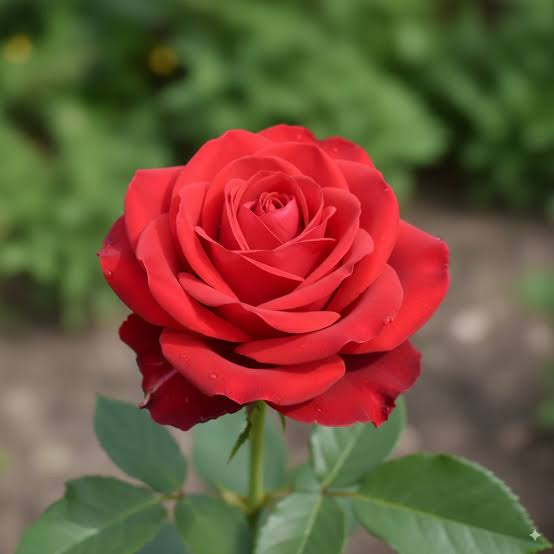
#> input picture input/images.jpg, 554 x 554 px
$ python canny_khao_sat_tham_so.py
#> lines starting #> are read from the running program, lines starting #| are printed output that depends on the picture; after the words box and inside, x2 and y2 are one past the last pixel; in counts of white or black regions, pixels touching at a corner belong together
### lab_xuly_anh/common.py
"""
common.py - Ham dung chung cho cac bai lab (giong phong cach cac file cu:
hop thoai chon anh bang tkinter, doc/ghi duong dan tieng Viet bang imdecode/imencode).

Neu may khong co tkinter hoac khong co man hinh (server), chuong trinh se:
  - doc duong dan tu dong lenh (sys.argv), hoac
  - dung anh mau tu sinh ra,
  - luu anh ra thu muc results thay vi hien thi cua so.
"""
import os
import sys
import numpy as np
import cv2

RESULTS_DIR = "results"
IMG_TYPES = [("Anh", "*.jpg *.jpeg *.png *.bmp *.webp *.tif *.tiff"), ("Tat ca", "*.*")]
VIDEO_TYPES = [("Video", "*.mp4 *.avi *.mov *.mkv *.wmv"), ("Tat ca", "*.*")]
IMG_EXT = (".jpg", ".jpeg", ".png", ".bmp", ".webp", ".tif", ".tiff")


def _tk_root():
    import tkinter as tk
    root = tk.Tk()
    root.withdraw()
    root.attributes("-topmost", True)
    return root


def chon_anh(title="Chon anh", argv_index=1):
    """Hop thoai chon 1 anh. Uu tien tham so dong lenh. Tra ve '' neu huy / khong co tkinter."""
#> called with title = 'Chon anh de khao sat tham so Canny', argv_index = 1
    if len(sys.argv) > argv_index and os.path.isfile(sys.argv[argv_index]):
        return sys.argv[argv_index]
    try:
        from tkinter import filedialog
        root = _tk_root()
        path = filedialog.askopenfilename(title=title, filetypes=IMG_TYPES)
#> the answer given: ../input/images.jpg
        root.destroy()
        return path
    except Exception:
        return ""


# [49 lines left out: functions chon_nhieu_anh, chon_thu_muc, chon_video, not called in this run]


def doc_anh(path, flags=cv2.IMREAD_COLOR):
    """Doc anh ho tro duong dan co dau tieng Viet."""
#> called with path = '../input/images.jpg', flags = 1
    data = np.fromfile(path, dtype=np.uint8)
    return cv2.imdecode(data, flags)
#> returned value is the input picture: shape (554, 554, 3); mean B, G, R 59.3, 83.7, 114.5


# [10 lines left out: function luu_anh, not called in this run]


def ket_qua(name):
    """Duong dan file trong thu muc results (tu tao thu muc)."""
    os.makedirs(RESULTS_DIR, exist_ok=True)
    return os.path.join(RESULTS_DIR, name)


# [14 lines left out: function anh_mau, not called in this run]


def lay_anh(title="Chon anh", resize_max=None):
    """Chon anh bang hop thoai; neu khong chon duoc thi dung anh mau.
    Tra ve (img_bgr, ten_hien_thi)."""
    path = chon_anh(title)
    if path:
        img = doc_anh(path)
        if img is None:
            sys.exit(f"Khong doc duoc anh: {path}")
        name = os.path.splitext(os.path.basename(path))[0]
    else:
        print("Khong chon anh -> dung anh mau.")
        img = anh_mau()
        name = "anh_mau"
    if resize_max:
        h, w = img.shape[:2]
#> h = 554; w = 554
        s = min(1.0, resize_max / max(h, w))
#> s = 1
        if s < 1:
            img = cv2.resize(img, (int(w * s), int(h * s)), interpolation=cv2.INTER_AREA)
    return img, name


def hien_thi_matplotlib(fig, save_name=None, show=True):
    """Luu figure matplotlib vao results va hien thi (neu co man hinh)."""
    import matplotlib.pyplot as plt
    if save_name:
        fig.savefig(ket_qua(save_name), dpi=130, bbox_inches="tight")
        print("Da luu:", ket_qua(save_name))
    if show and os.environ.get("LAB_NO_SHOW") != "1":
        plt.show()
    plt.close(fig)


# [40 lines left out: functions hien_thi_cv, gan_nhan, luoi_anh, not called in this run]

### lab_xuly_anh/canny_khao_sat_tham_so.py
"""
CHUONG 2 - Bai 2: Thay doi tham so Canny va quan sat ket qua.
  - sigma cua bo loc Gaussian
  - nguong thap / nguong cao
  - So sanh voi gia tri mac dinh (sigma=1.0, 100/200 cho OpenCV)

Chay:  python canny_khao_sat_tham_so.py
"""
import cv2
import numpy as np
import matplotlib.pyplot as plt
from skimage import feature

from common import lay_anh, hien_thi_matplotlib

img, name = lay_anh("Chon anh de khao sat tham so Canny", resize_max=700)
#> name = 'images'
gray = cv2.cvtColor(img, cv2.COLOR_BGR2GRAY)
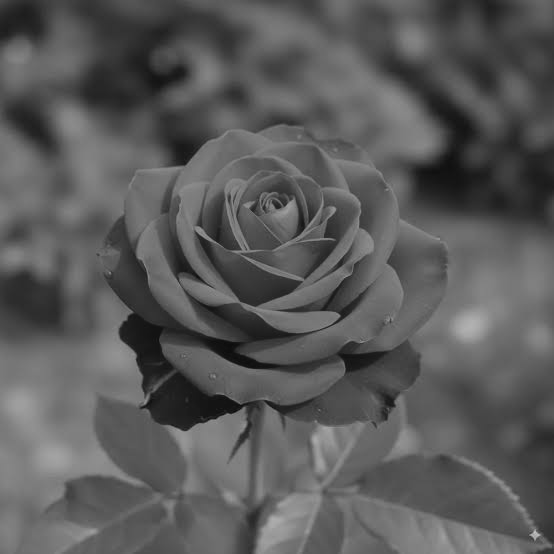
#> gray: shape (554, 554); min 9, max 197, mean 90.1


def canny(gray, sigma, low, high):
    """Canny voi sigma dieu chinh duoc (OpenCV khong co tham so sigma nen lam mo truoc)."""
    k = int(6 * sigma + 1) | 1          # kich thuoc kernel le, ~ 6*sigma
    blur = cv2.GaussianBlur(gray, (k, k), sigma) if sigma > 0 else gray
    return cv2.Canny(blur, low, high)


def dem(e):
    return 100.0 * np.count_nonzero(e) / e.size


# ----- A. Anh huong cua sigma (co dinh 50/150) -----
sigmas = [0.5, 1.0, 2.0, 3.0, 5.0]
fig1, ax = plt.subplots(1, len(sigmas) + 1, figsize=(4 * (len(sigmas) + 1), 4.4))
ax[0].imshow(gray, cmap="gray"); ax[0].set_title("Anh xam"); ax[0].axis("off")
print("A. Anh huong cua sigma (nguong 50/150)")
for a, s in zip(ax[1:], sigmas):
    e = canny(gray, s, 50, 150)
    a.imshow(e, cmap="gray"); a.axis("off")
    a.set_title(f"sigma={s}\n{dem(e):.1f}% pixel canh")
    print(f"   sigma={s:<4} -> {dem(e):5.2f}% pixel la canh")
#> this loop made 5 passes
#|    sigma=0.5  ->  2.41% pixel la canh
#|    sigma=1.0  ->  1.75% pixel la canh
#|    sigma=2.0  ->  0.67% pixel la canh
#|    sigma=3.0  ->  0.00% pixel la canh
#|    sigma=5.0  ->  0.00% pixel la canh
#> pass 1, `e = canny(gray, s, 50, 150)`:
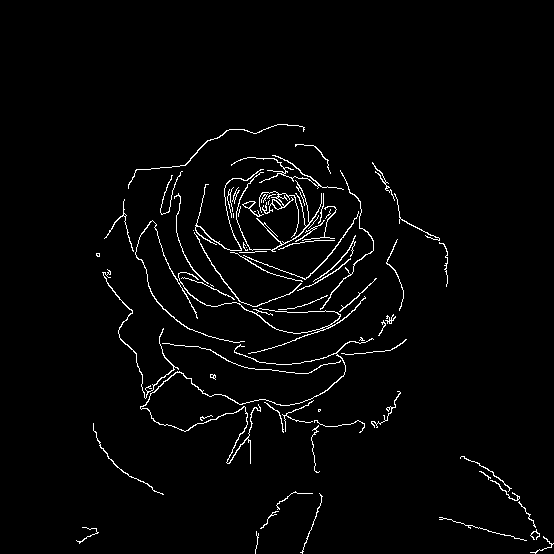
#> e: shape (554, 554); 2.4% white in thin lines or dots, all inside (x1, y1, x2, y2) = (76, 124, 554, 554)
#> after the loop: e: shape (554, 554); every value is 0
plt.tight_layout()
hien_thi_matplotlib(fig1, f"c2b2_{name}_sigma.png")
#> in hien_thi_matplotlib, `fig.savefig(ket_qua(save_name), dpi=130, bbox_inches="tight")`:
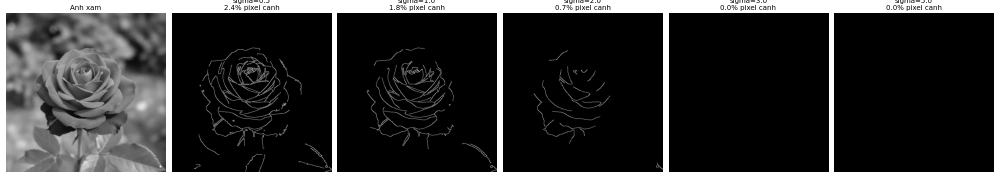
#> figure drawn by matplotlib, 6 panels

# ----- B. Anh huong cua nguong thap / cao (sigma co dinh 1.4) -----
cap = [(10, 30), (30, 90), (50, 150), (100, 200), (150, 250), (30, 250)]
fig2, ax = plt.subplots(2, 3, figsize=(14, 9))
print("B. Anh huong cua nguong thap/cao (sigma=1.4)")
for a, (lo, hi) in zip(ax.ravel(), cap):
    e = canny(gray, 1.4, lo, hi)
    a.imshow(e, cmap="gray"); a.axis("off")
    a.set_title(f"low={lo}, high={hi}\n{dem(e):.1f}% pixel canh")
    print(f"   low={lo:<4} high={hi:<4} -> {dem(e):5.2f}%")
#> this loop made 6 passes
#|    low=10   high=30   ->  5.14%
#|    low=30   high=90   ->  2.41%
#|    low=50   high=150  ->  1.28%
#|    low=100  high=200  ->  0.48%
#|    low=150  high=250  ->  0.10%
#|    low=30   high=250  ->  0.32%
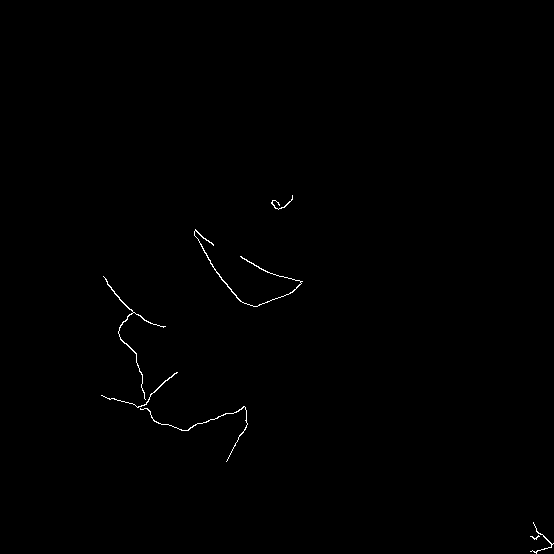
#> e: shape (554, 554); 0.32% white in thin lines or dots, all inside (x1, y1, x2, y2) = (101, 195, 554, 554)
plt.tight_layout()
hien_thi_matplotlib(fig2, f"c2b2_{name}_nguong.png")
#> call 2 of hien_thi_matplotlib, with save_name = 'c2b2_images_nguong.png', show = True
#> in hien_thi_matplotlib (call 2), `fig.savefig(ket_qua(save_name), dpi=130, bbox_inches="tight")`:
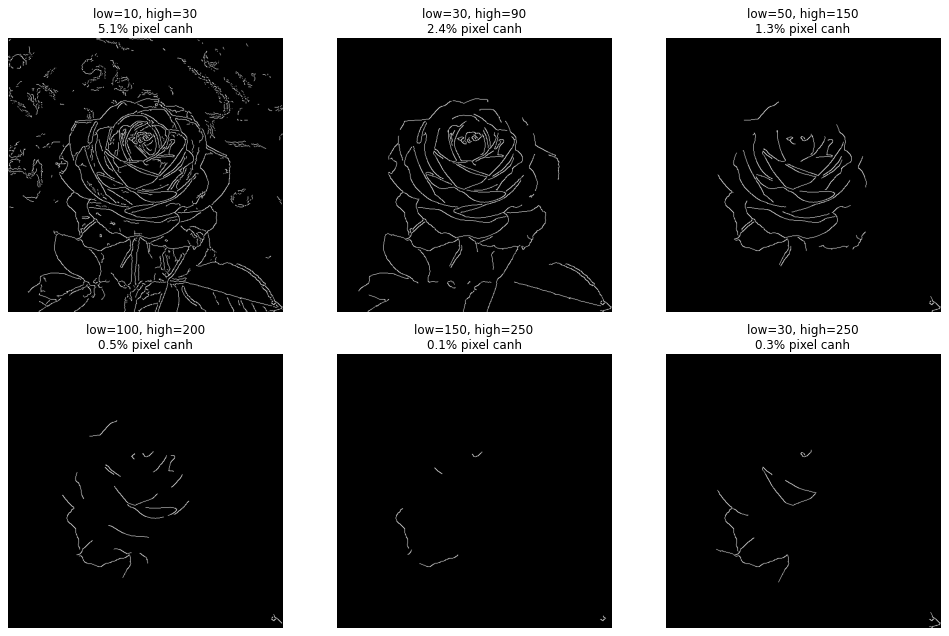
#> figure drawn by matplotlib, 6 panels

# ----- C. So sanh gia tri mac dinh va gia tri tu chinh (OpenCV + skimage) -----
mac_dinh_cv = cv2.Canny(gray, 100, 200)
#> mac_dinh_cv: shape (554, 554); 1.6% white in thin lines or dots, all inside (x1, y1, x2, y2) = (96, 124, 553, 553)
mac_dinh_sk = feature.canny(gray)                          # sigma=1, nguong tu dong theo dtype
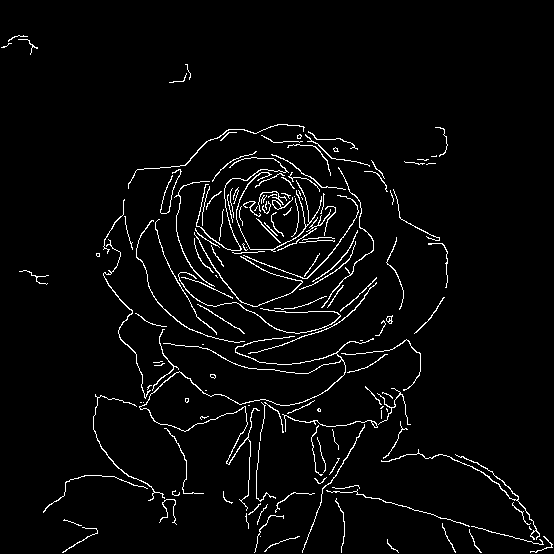
#> mac_dinh_sk: shape (554, 554) bool; 3.4% white in thin lines or dots
tu_chinh_cv = canny(gray, 1.4, 40, 120)
#> in canny (call 12), `return cv2.Canny(blur, low, high)`: returned value: shape (554, 554); 1.6% white in thin lines or dots, all inside (x1, y1, x2, y2) = (104, 124, 554, 554)
tu_chinh_sk = feature.canny(gray, sigma=2.0, low_threshold=30, high_threshold=90)
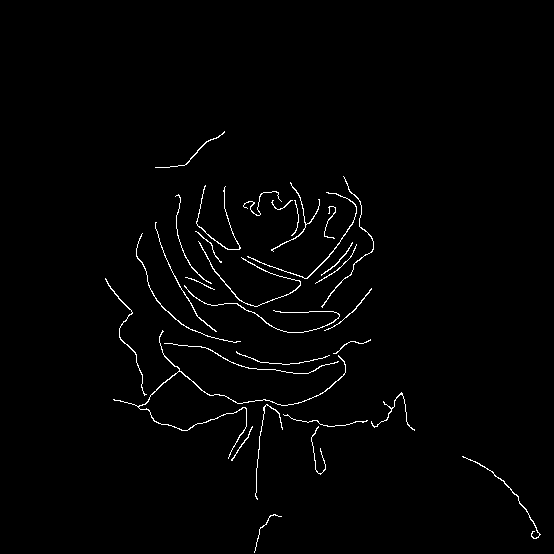
#> tu_chinh_sk: shape (554, 554) bool; 1.4% white in thin lines or dots, all inside (x1, y1, x2, y2) = (105, 131, 541, 553)

fig3, ax = plt.subplots(1, 4, figsize=(18, 5))
for a, im, t in [(ax[0], mac_dinh_cv, "OpenCV mac dinh (100/200)"),
                 (ax[1], tu_chinh_cv, "OpenCV tu chinh (sigma1.4, 40/120)"),
                 (ax[2], mac_dinh_sk, "skimage mac dinh (sigma=1)"),
                 (ax[3], tu_chinh_sk, "skimage tu chinh (sigma2, 30/90)")]:
    a.imshow(im, cmap="gray"); a.set_title(t); a.axis("off")
#> this loop made 4 passes
#> t on passes 1 to 4: 'OpenCV mac dinh (100/200)', 'OpenCV tu chinh (sigma1.4, 40/120)', 'skimage mac dinh (sigma=1)', 'skimage tu chinh (sigma2, 30/90)'
plt.tight_layout()
hien_thi_matplotlib(fig3, f"c2b2_{name}_mac_dinh_vs_tu_chinh.png")

print("\nKet luan:")
print(" - sigma nho: giu nhieu chi tiet nhung nhieu canh gia; sigma lon: it nhieu, mat canh mong.")
print(" - nguong thap nho: nhieu canh yeu/nhieu; nguong cao lon: chi con canh rat manh.")
print(" - Quy tac thuong dung: high ~ 2-3 lan low.")
